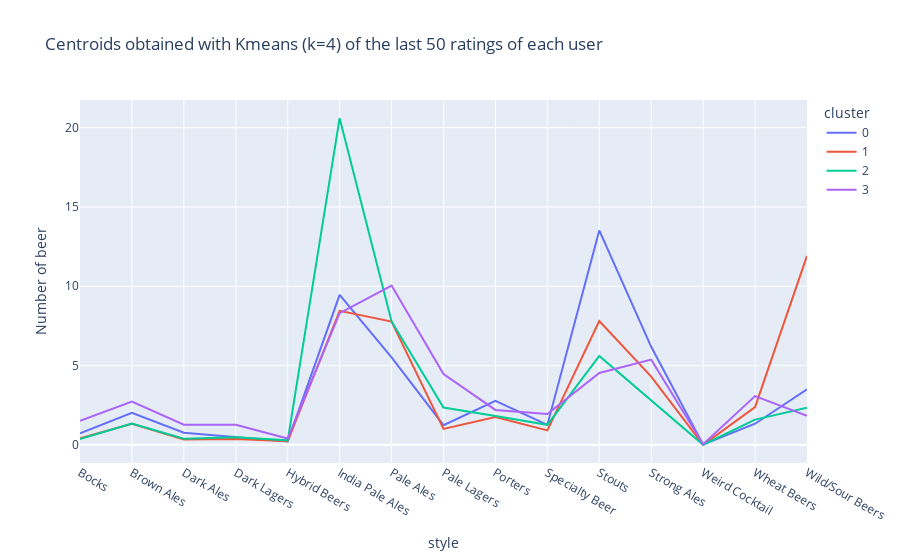

The code cell stored with this chart in its notebook:
### Code cell
fig = px.line(df_cluster_beer_last, x="style", y="Number of beer", color="cluster", title="Centroids obtained with Kmeans (k=4) of the last 50 ratings of each user")
#fig = px.line(df_cluster_beer, x="style", y=1)
fig.show()
fig.write_html("centroid_last.html")

### Figure 1 — Plotly figure (JSON) as saved in the notebook; plotly's stock layout.template omitted (floating-point values rounded to 4 significant figures)
{"data": [{"hovertemplate": "cluster=0<br>style=%{x}<br>Number of beer=%{y}<extra></extra>", "legendgroup": "0", "line": {"color": "#636efa", "dash": "solid"}, "marker": {"symbol": "circle"}, "mode": "lines", "name": "0", "orientation": "v", "showlegend": true, "type": "scatter", "x": ["Bocks", "Brown Ales", "Dark Ales", "Dark Lagers", "Hybrid Beers", "India Pale Ales", "Pale Ales", "Pale Lagers", "Porters", "Specialty Beer", "Stouts", "Strong Ales", "Weird Cocktail", "Wheat Beers", "Wild/Sour Beers"], "xaxis": "x", "y": [0.7277, 2.015, 0.7673, 0.4752, 0.2178, 9.455, 5.52, 1.243, 2.777, 1.257, 13.52, 6.183, 0.01485, 1.332, 3.495], "yaxis": "y"}, {"hovertemplate": "cluster=1<br>style=%{x}<br>Number of beer=%{y}<extra></extra>", "legendgroup": "1", "line": {"color": "#EF553B", "dash": "solid"}, "marker": {"symbol": "circle"}, "mode": "lines", "name": "1", "orientation": "v", "showlegend": true, "type": "scatter", "x": ["Bocks", "Brown Ales", "Dark Ales", "Dark Lagers", "Hybrid Beers", "India Pale Ales", "Pale Ales", "Pale Lagers", "Porters", "Specialty Beer", "Stouts", "Strong Ales", "Weird Cocktail", "Wheat Beers", "Wild/Sour Beers"], "xaxis": "x", "y": [0.4188, 1.325, 0.3419, 0.3761, 0.2222, 8.453, 7.769, 1.009, 1.761, 0.9145, 7.812, 4.299, -3.469e-18, 2.385, 11.91], "yaxis": "y"}, {"hovertemplate": "cluster=2<br>style=%{x}<br>Number of beer=%{y}<extra></extra>", "legendgroup": "2", "line": {"color": "#00cc96", "dash": "solid"}, "marker": {"symbol": "circle"}, "mode": "lines", "name": "2", "orientation": "v", "showlegend": true, "type": "scatter", "x": ["Bocks", "Brown Ales", "Dark Ales", "Dark Lagers", "Hybrid Beers", "India Pale Ales", "Pale Ales", "Pale Lagers", "Porters", "Specialty Beer", "Stouts", "Strong Ales", "Weird Cocktail", "Wheat Beers", "Wild/Sour Beers"], "xaxis": "x", "y": [0.3605, 1.345, 0.3915, 0.4729, 0.2829, 20.6, 7.783, 2.349, 1.814, 1.264, 5.609, 2.791, 0.007752, 1.589, 2.341], "yaxis": "y"}, {"hovertemplate": "cluster=3<br>style=%{x}<br>Number of beer=%{y}<extra></extra>", "legendgroup": "3", "line": {"color": "#ab63fa", "dash": "solid"}, "marker": {"symbol": "circle"}, "mode": "lines", "name": "3", "orientation": "v", "showlegend": true, "type": "scatter", "x": ["Bocks", "Brown Ales", "Dark Ales", "Dark Lagers", "Hybrid Beers", "India Pale Ales", "Pale Ales", "Pale Lagers", "Porters", "Specialty Beer", "Stouts", "Strong Ales", "Weird Cocktail", "Wheat Beers", "Wild/Sour Beers"], "xaxis": "x", "y": [1.517, 2.725, 1.272, 1.265, 0.402, 8.305, 10.05, 4.463, 2.204, 1.949, 4.534, 5.374, 0.04071, 3.076, 1.824], "yaxis": "y"}], "layout": {"legend": {"title": {"text": "cluster"}, "tracegroupgap": 0}, "title": {"text": "Centroids obtained with Kmeans (k=4) of the last 50 ratings of each user"}, "xaxis": {"anchor": "y", "domain": [0, 1], "title": {"text": "style"}}, "yaxis": {"anchor": "x", "domain": [0, 1], "title": {"text": "Number of beer"}}}}
